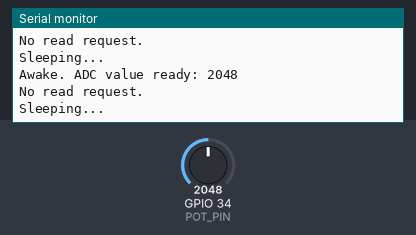
Simulated run of this sketch. Board: ESP32. Parts: the last lines printed to the serial monitor. The test bench sets the inputs (shaded band); at power-on: GPIO 34 (POT_PIN) = 2048 (analog values on the 0–4095 scale).

Above: at 3.0 s.
3.1 s: GPIO 34 (POT_PIN) set to 2866
At 3.56 s:
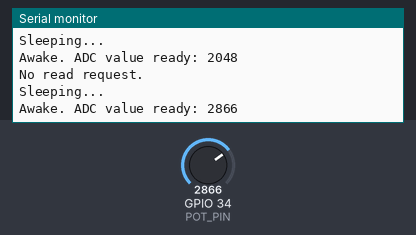
4.8 s: GPIO 34 (POT_PIN) set to 3603
At 5.6 s:
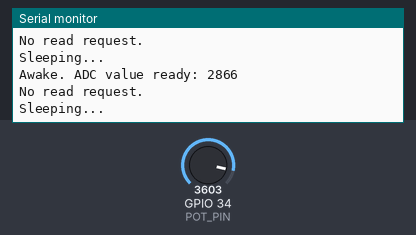
Timing chart, 0 to 7.8 s (numbered marks = the images above; inputs shaded):
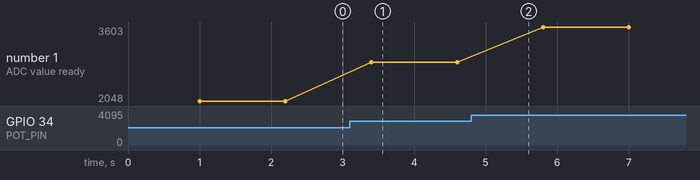

The sketch:

Z3_I2C_Sleep_Slave.ino
```cpp
#include <Arduino.h>
#include <Wire.h>
#include <driver/gpio.h>
#include <esp_sleep.h>

// ---------- Pins ----------
#define I2C_SDA_PIN      21
#define I2C_SCL_PIN      22
#define POT_PIN          34         // potentiometer wiper (ADC1)

// ---------- I2C and timing ----------
#define MY_ADDRESS       0x08
#define AWAKE_TIMEOUT_MS 200        // longest time to stay awake waiting for the master's read

volatile bool readingTaken = false; // set by onRequest(), read by loop()

// On the classic ESP32 this runs AFTER the master has read the bytes
void onRequest() {
  readingTaken = true;
}

void loadReading() {                // put the 2 bytes into the I2C hardware before the master asks
  uint16_t adcValue = analogRead(POT_PIN);
  uint8_t bytes[2] = {(uint8_t)(adcValue & 0xFF), (uint8_t)(adcValue >> 8)};   // low byte first
  Wire.slaveWrite(bytes, 2);
  Serial.printf("Awake. ADC value ready: %u\n", adcValue);
}

void sleepUntilI2C() {              // light sleep; a START from the master (SDA LOW) wakes us
  Serial.println("Sleeping...");
  Serial.flush();                   // finish sending before the clocks stop
  esp_light_sleep_start();          // returns here, with everything as it was, when SDA goes LOW
}

void setup() {
  Serial.begin(115200);
  analogReadResolution(12);
  Wire.onRequest(onRequest);
  Wire.begin((uint8_t)MY_ADDRESS, I2C_SDA_PIN, I2C_SCL_PIN, 0);   // slave at 0x08

  gpio_wakeup_enable((gpio_num_t)I2C_SDA_PIN, GPIO_INTR_LOW_LEVEL);   // SDA LOW = wake up
  esp_sleep_enable_gpio_wakeup();
}

void loop() {
  sleepUntilI2C();                  // 1) sleep until the master's wake-up call

  readingTaken = false;             // 2) awake: prepare the answer
  loadReading();

  unsigned long start = millis();   // 3) wait for the master to read it (or give up)
  while (!readingTaken && millis() - start < AWAKE_TIMEOUT_MS) {
    delay(1);
  }
  Serial.println(readingTaken ? "Reading sent." : "No read request.");
}
```

Measured:
- after the input at 3.1 s, the serial monitor: prints a new line after 0.30 s (image 1)
- plotted number 1: 2048 → 2866 after the input at 3.1 s, 2866 → 3603 after the input at 4.8 s
